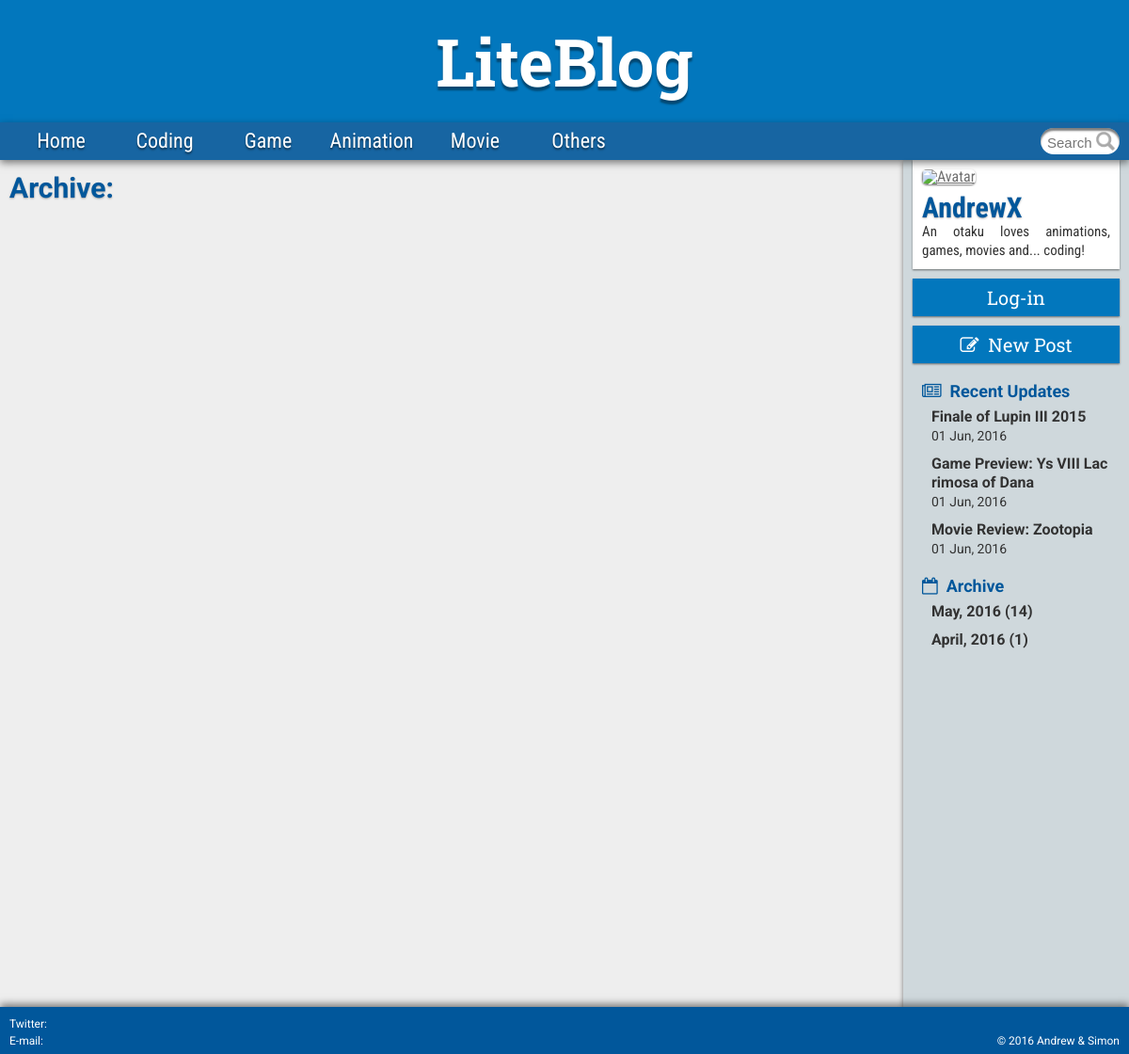
/archive.php, run on the app's committed database.
### tables this page shows
CREATE TABLE IF NOT EXISTS `article` (
  `ArticleID` int(8) NOT NULL,
  `Title` text NOT NULL,
  `PubTime` timestamp NOT NULL DEFAULT CURRENT_TIMESTAMP ON UPDATE CURRENT_TIMESTAMP,
  `CategoryID` int(8) NOT NULL,
  `Preview` text NOT NULL,
  `Content` longtext NOT NULL,
  `Latitude` double DEFAULT NULL,
  `Longitude` double DEFAULT NULL
);

### includes/functions.php (the view, shortened to what this page needs)
<?php
function showRecentArticles() {
	include 'includes/connect_database.php';
	$articleNumber = 3;
	$query = "SELECT ArticleID, Title, UNIX_TIMESTAMP(PubTime) AS PubTime FROM ARTICLE ORDER BY PubTime DESC";
	$result = mysqli_query($conn, $query);
	$i = 0;
	while ($row = mysqli_fetch_array($result)) {
		if ($i < $articleNumber) {
			$title = htmlspecialchars($row["Title"]);
			echo "<a href=\"article.php?id={$row["ArticleID"]}\">";
			echo "<div class =\"update_entry\">";
			echo "<p class = \"update_title\"> $title </p>";
			$pubTime = date("d M, Y", $row["PubTime"]);
			echo "<p class = \"update_date\">$pubTime</p>";
			echo "</div>";
			echo "</a>";
		}
		$i++;
	}
}
function showArchive() {
	include 'includes/connect_database.php';
	$query = "SELECT FROM_UNIXTIME(UNIX_TIMESTAMP(PubTime), '%M, %Y') AS Archive, COUNT(*) AS Count from ARTICLE GROUP BY FROM_UNIXTIME(UNIX_TIMESTAMP(PubTime), '%M, %Y') ORDER BY UNIX_TIMESTAMP(PubTime) DESC";
	$result = mysqli_query($conn, $query);
	while ($row = mysqli_fetch_array($result)) {
		echo "<a href=\"archive.php?archive={$row["Archive"]}\">";
		echo "<div class =\"update_entry\">";
		echo "<p class = \"update_title\">{$row["Archive"]} ({$row["Count"]})</p>";
		echo "</div>";
		echo "</a>";
	}
}
?>

### archive.php (shortened to what this page needs)
<?php
include 'includes/connect_database.php';
include 'includes/functions.php';
$navIndex=-1;
?>
<!doctype html>
<html lang="en-US">
<head>
<?php include 'includes/head.php';?>
</head>
<body>
<?php include 'includes/template_top.php';?>
<h1>Archive: <?php echo $archive ?></h1>
<?php include 'includes/template_bottom.php';?>
</body>
</html>

### includes/head.php (shortened to what this page needs)
<link href="css/style.css" type="text/css" rel="stylesheet">
<link href="css/vendor/font-awesome.css" type="text/css" rel="stylesheet">
<link href="css/vendor/lightbox.css" rel="stylesheet">

### includes/template_top.php (shortened to what this page needs)
<div id="content">
    <div id="main">
        <header>
            <a href="index.php"><p>LiteBlog</p></a>
        </header>
        <nav>
            <div id="navbar">
                <div id="navlist">
                    <ul>
                        <li><a href="index.php" <?php if ($navIndex == 0) echo 'class="selected"'; ?>>Home</a></li>
                        <li><a href="category.php?category=Coding" <?php if ($navIndex == 1) echo 'class="selected"'; ?>>Coding</a>
                        </li>
                        <li><a href="category.php?category=Game" <?php if ($navIndex == 2) echo 'class="selected"'; ?>>Game</a>
                        </li>
                        <li><a href="category.php?category=Animation" <?php if ($navIndex == 3) echo 'class="selected"'; ?>>Animation</a></li>
                        <li><a href="category.php?category=Movie" <?php if ($navIndex == 4) echo 'class="selected"'; ?>>Movie</a></li>
                        <li><a href="category.php?category=Others" <?php if ($navIndex == 5) echo 'class="selected"'; ?>>Others</a></li>
                    </ul>
                    <form id="minisearch" action="javascript:submitSearch();" method="post" autocomplete="off">
                        <input type="image" id="minisubmit" src="images/search.png" onclick="javascript:submitSearch();" alt="submit search"/>
                        <input type="text" id="keyword" name="keyword" placeholder="Search" />
                    </form>
                </div>
            </div>
        </nav>
        <div id="frame">
            <div id="threecolwrap">
                <div id="twocolwrap">
                    <div id="column_main">

### includes/template_bottom.php (shortened to what this page needs)
                    </div>
                </div>
                <div id="column_right">
                    <div id="profile">
                        <a href=""><img src="images/profile_avatar.png" alt="Avatar"></a>
                        <h1>AndrewX</h1>
                        <p>An otaku loves animations, games, movies and... coding!</p>
                    </div>
                    <div id="link">
                        <div>
                            <div class="func_button" id = "login_button" onclick="login();">Log-in</div>
                        </div>
                        <a onclick="newArticleButton();">
                            <div class="func_button"><span class="fa fa-pencil-square-o"></span>&nbsp;&nbsp;New Post</div>
                        </a>
                        <div id = "updates">
                            <h5><span class="fa fa-newspaper-o" aria-hidden="true"></span>&nbsp;&nbsp;Recent Updates</h5>
                            <?php showRecentArticles();?>
                        </div>
                        <div id = "archive">
                            <h5><span class="fa fa-calendar-o" aria-hidden="true"></span>&nbsp;&nbsp;Archive</h5>
                            <?php showArchive();?>
                        </div>
                    </div>
                </div>
            </div>
        </div>
    </div>
    <footer>
        <div id="footer_left">
            <p>Twitter: </p>
            <p>E-mail: </p>
        </div>
        <div id="footer_right">
            <p>© 2016 Andrew &amp; Simon</p>
        </div>
    </footer>
</div>

### data on the page
article: Title "Finale of Lupin III 2015", pubTime "01 Jun, 2016"
article: Title "Game Preview: Ys VIII Lacrimosa of Dana", pubTime "01 Jun, 2016"
article: Title "Movie Review: Zootopia", pubTime "01 Jun, 2016"

### other printed values
$row["Archive"] "May, 2016"
$row["Count"] "14"
$row["Archive"] "April, 2016"
$row["Count"] "1"
